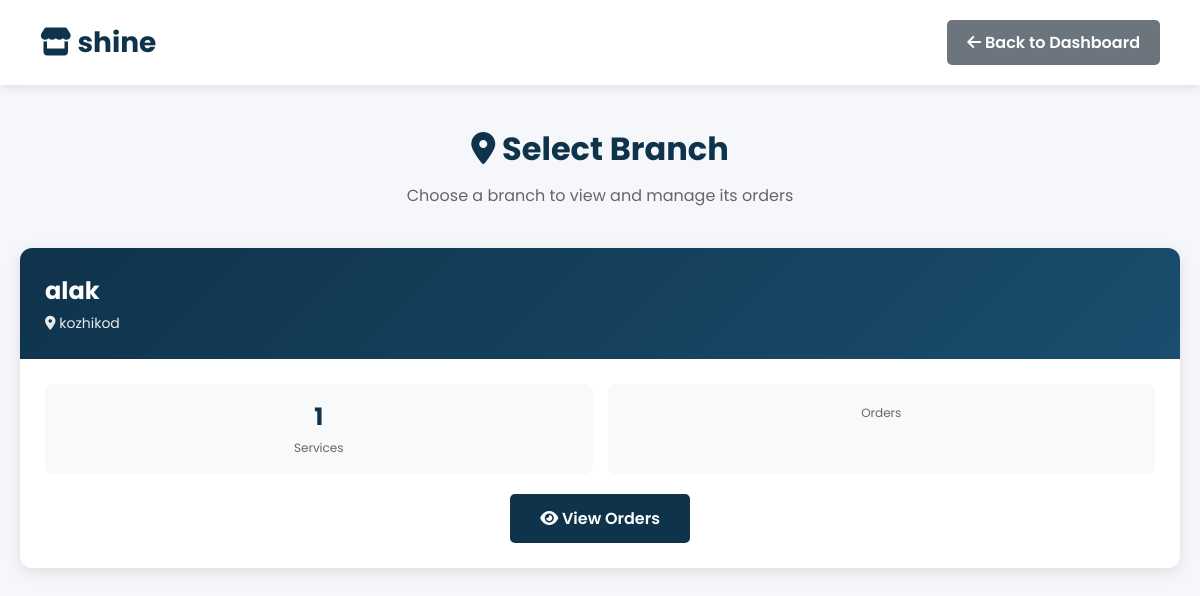
The page /shop/select-branch/ (signed in) on the database as committed earlier.
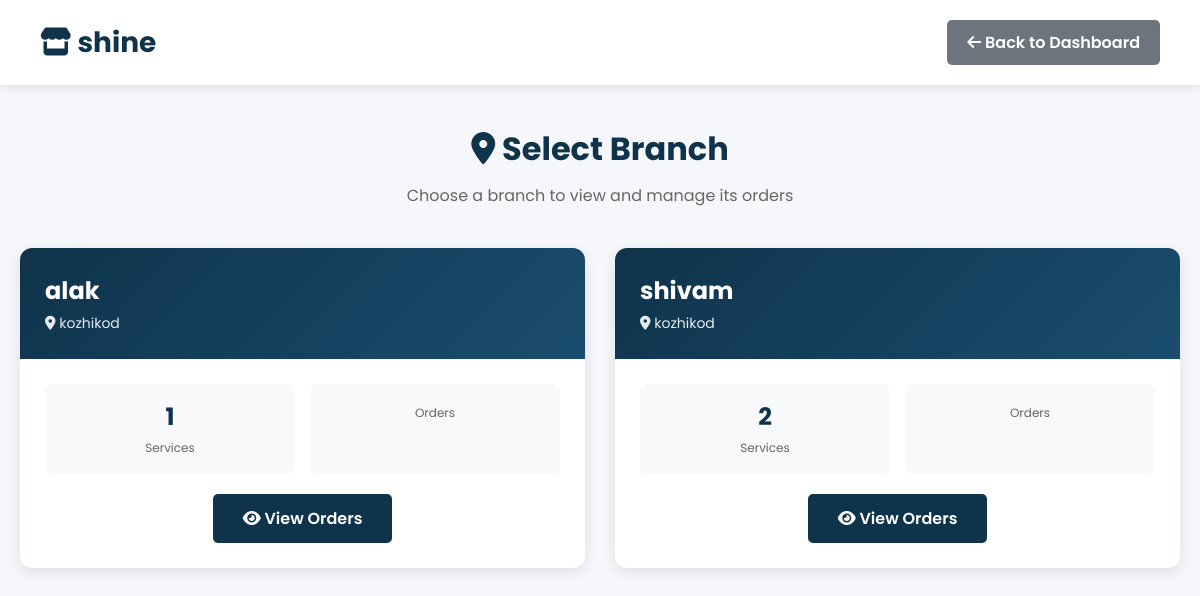
The same page on the database as committed later.
### shop/models.py (models this page shows, shortened)
class Branch(models.Model):
    shop = models.ForeignKey(LaundryShop, on_delete=models.CASCADE, related_name='branches')
    name = models.CharField(max_length=100)
    address = models.TextField()
    phone = models.CharField(max_length=15, blank=True)
    created_at = models.DateTimeField(default=timezone.now)
    class Meta:
        unique_together = ('shop', 'name')

### shop/views.py (the view)
# urls.py: path("shop/select-branch/", views.select_branch, name="select_branch"),
@shop_login_required
def select_branch(request):
    shop_id = request.session.get('shop_id')
    shop = get_object_or_404(LaundryShop, id=shop_id)
    branches = Branch.objects.filter(shop=shop).prefetch_related('services')
    context = {
        'shop': shop,
        'branches': branches,
    }
    return render(request, 'select_branch.html', context)

### shop/views.py (called while the page is built)
def is_shop_logged_in(request):
    return 'shop_id' in request.session

def shop_login_required(view_func):
    from functools import wraps
    @wraps(view_func)
    def wrapper(request, *args, **kwargs):
        if not is_shop_logged_in(request):
            messages.error(request, "Please login to access this page")
            return redirect("shop_login")
        return view_func(request, *args, **kwargs)
    return wrapper

### shop/templates/select_branch.html (shortened to what this page needs)
{% load static %}
<!DOCTYPE html>
<html lang="en">
<head>
    <link rel="stylesheet" href="https://cdnjs.cloudflare.com/ajax/libs/font-awesome/6.0.0-beta3/css/all.min.css">
</head>
<body>
    <div class="header">
        <h1><i class="fas fa-store"></i> {{ shop.name }}</h1>
        <div>
            <a href="{% url 'shop_dashboard' %}" class="btn btn-secondary">
                <i class="fas fa-arrow-left"></i> Back to Dashboard
            </a>
        </div>
    </div>
    <div class="container">
        <div class="page-title">
            <h1><i class="fas fa-map-marker-alt"></i> Select Branch</h1>
            <p>Choose a branch to view and manage its orders</p>
        </div>
        {% if branches %}
        <div class="branches-grid">
            {% for branch in branches %}
            <div class="branch-card">
                <div class="branch-header">
                    <h3>{{ branch.name }}</h3>
                    <p><i class="fas fa-location-dot"></i> {{ branch.address }}</p>
                </div>
                <div class="branch-body">
                    <div class="branch-stats">
                        <div class="stat-item">
                            <span class="stat-value">{{ branch.services.count }}</span>
                            <span class="stat-label">Services</span>
                        </div>
                        <div class="stat-item">
                            <span class="stat-label">Orders</span>
                        </div>
                    </div>
                    <div class="branch-actions">
                        <a href="{% url 'branch_orders' branch.id %}" class="btn btn-primary">
                            <i class="fas fa-eye"></i> View Orders
                        </a>
                    </div>
                </div>
            </div>
            {% endfor %}
        </div>
        {% endif %}
    </div>
</body>
</html>

Rows that differ between the two databases and show on the page:
added Branch: name "shivam", address "kozhikod", services.count "2"
